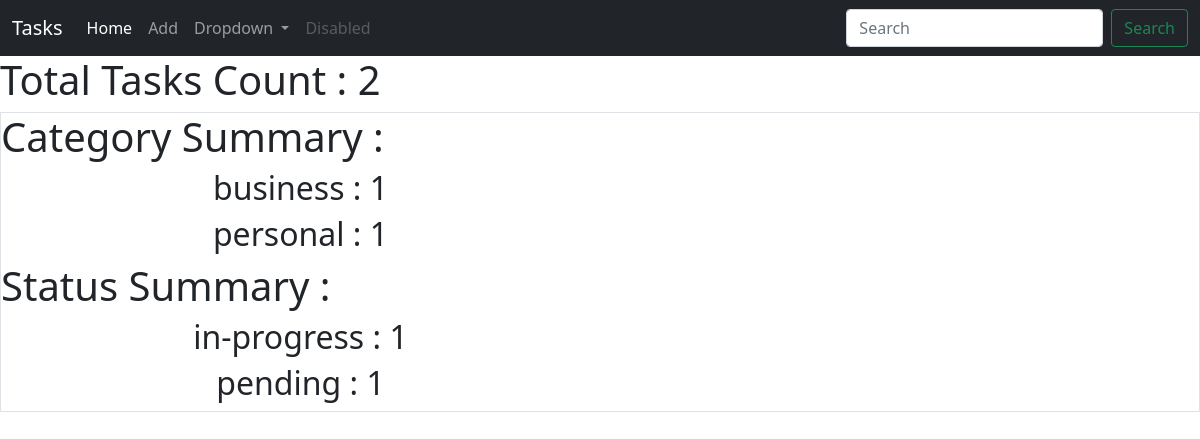
The page / on the database its author committed.
### notes/models.py (models this page shows, shortened)
class Task(models.Model):
    title=models.CharField(max_length=200)
    description=models.TextField()
    created_date=models.DateTimeField(auto_now_add=True)
    updated_date=models.DateTimeField(auto_now=True)
    due_date=models.DateTimeField(null=True)
    category_choices=(
        ("personal","personal"),
        ("business","business")
    )
    category=models.CharField(max_length=200,choices=category_choices,default="personal")
    status_choices=(
        ("pending","pending"),
        ("in-progress","in-progress"),
        ("done","done")
    )
    status=models.CharField(max_length=200,choices=status_choices,default="pending")
    user=models.CharField(max_length=200)

### notes/views.py (the view)
# urls.py: path('',views.TaskSummaryView.as_view(),name="task-summary"),
class TaskSummaryView(View):
    def get(self,request,*args,**kwargs):
        qs=Task.objects.all()
        total_tasks_count=qs.count()
        category_summary=qs.values("category").annotate(cat_count=Count("category"))
        status_summary=qs.values("status").annotate(sta_count=Count("status"))
        context={
            "total_tasks_count":total_tasks_count,
            "category_summary":category_summary,
            "status_summary":status_summary,
        }
        return render(request,"task_summary.html",context)

### notes/templates/task_summary.html
{%extends 'base.html'%}
{%block main_block%}
<h1>Total Tasks Count : {{total_tasks_count}}</h1>
<div class="border">
    <h1>Category Summary :</h1>
    {%for cs in category_summary%}
    <div class="w-50 text-center">
        <h2>{{cs.category}} : {{cs.cat_count}}</h2>
    </div>
    {%endfor%}
    <h1>Status Summary :</h1>
    {%for s in status_summary%}
    <div class="w-50 text-center">
        <h2>{{s.status}} : {{s.sta_count}}</h2>
    </div>
    {%endfor%}
</div>
{%endblock%}

### rows shown on the page
Task: category "business", cat_count "1", status "pending", sta_count "1"
Task: category "personal", cat_count "1", status "in-progress", sta_count "1"

### other values the page prints
{{ total_tasks_count }} "2"
